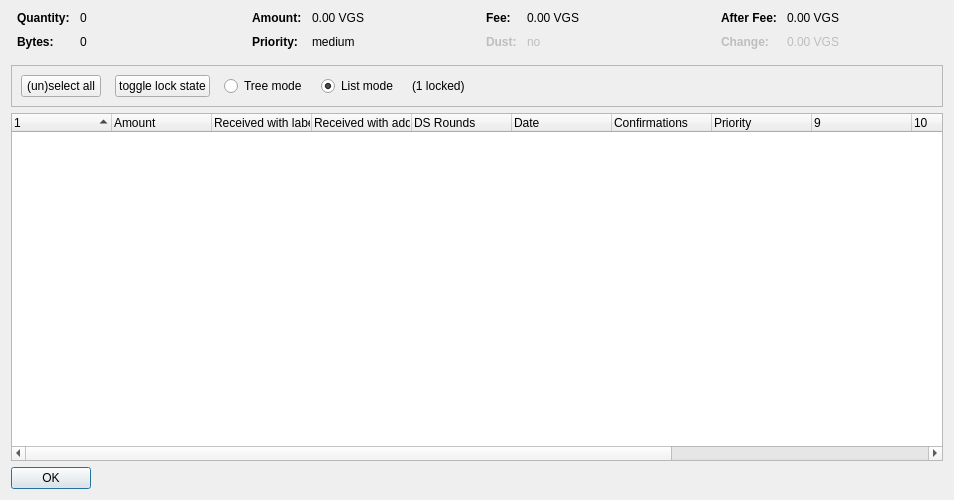
<?xml version="1.0" encoding="UTF-8"?>
<ui version="4.0">
 <class>CoinControlDialog</class>
 <widget class="QDialog" name="CoinControlDialog">
  <property name="geometry">
   <rect>
    <x>0</x>
    <y>0</y>
    <width>954</width>
    <height>500</height>
   </rect>
  </property>
  <property name="windowTitle">
   <string>Coin Selection</string>
  </property>
  <layout class="QVBoxLayout" name="verticalLayout">
   <item>
    <layout class="QHBoxLayout" name="horizontalLayoutTop" stretch="0,0,0,0">
     <property name="topMargin">
      <number>0</number>
     </property>
     <property name="bottomMargin">
      <number>10</number>
     </property>
     <item>
      <layout class="QFormLayout" name="formLayoutCoinControl1">
       <property name="horizontalSpacing">
        <number>10</number>
       </property>
       <property name="verticalSpacing">
        <number>10</number>
       </property>
       <property name="leftMargin">
        <number>6</number>
       </property>
       <property name="rightMargin">
        <number>6</number>
       </property>
       <item row="0" column="0">
        <widget class="QLabel" name="labelCoinControlQuantityText">
         <property name="font">
          <font>
           <weight>75</weight>
           <bold>true</bold>
          </font>
         </property>
         <property name="text">
          <string>Quantity:</string>
         </property>
        </widget>
       </item>
       <item row="0" column="1">
        <widget class="QLabel" name="labelCoinControlQuantity">
         <property name="cursor">
          <cursorShape>IBeamCursor</cursorShape>
         </property>
         <property name="contextMenuPolicy">
          <enum>Qt::ActionsContextMenu</enum>
         </property>
         <property name="text">
          <string notr="true">0</string>
         </property>
         <property name="textInteractionFlags">
          <set>Qt::LinksAccessibleByMouse|Qt::TextSelectableByKeyboard|Qt::TextSelectableByMouse</set>
         </property>
        </widget>
       </item>
       <item row="1" column="0">
        <widget class="QLabel" name="labelCoinControlBytesText">
         <property name="font">
          <font>
           <weight>75</weight>
           <bold>true</bold>
          </font>
         </property>
         <property name="text">
          <string>Bytes:</string>
         </property>
        </widget>
       </item>
       <item row="1" column="1">
        <widget class="QLabel" name="labelCoinControlBytes">
         <property name="cursor">
          <cursorShape>IBeamCursor</cursorShape>
         </property>
         <property name="contextMenuPolicy">
          <enum>Qt::ActionsContextMenu</enum>
         </property>
         <property name="text">
          <string notr="true">0</string>
         </property>
         <property name="textInteractionFlags">
          <set>Qt::LinksAccessibleByMouse|Qt::TextSelectableByKeyboard|Qt::TextSelectableByMouse</set>
         </property>
        </widget>
       </item>
      </layout>
     </item>
     <item>
      <layout class="QFormLayout" name="formLayoutCoinControl2">
       <property name="horizontalSpacing">
        <number>10</number>
       </property>
       <property name="verticalSpacing">
        <number>10</number>
       </property>
       <property name="leftMargin">
        <number>6</number>
       </property>
       <property name="rightMargin">
        <number>6</number>
       </property>
       <item row="0" column="0">
        <widget class="QLabel" name="labelCoinControlAmountText">
         <property name="font">
          <font>
           <weight>75</weight>
           <bold>true</bold>
          </font>
         </property>
         <property name="text">
          <string>Amount:</string>
         </property>
        </widget>
       </item>
       <item row="0" column="1">
        <widget class="QLabel" name="labelCoinControlAmount">
         <property name="cursor">
          <cursorShape>IBeamCursor</cursorShape>
         </property>
         <property name="contextMenuPolicy">
          <enum>Qt::ActionsContextMenu</enum>
         </property>
         <property name="text">
          <string notr="true">0.00 VGS</string>
         </property>
         <property name="textInteractionFlags">
          <set>Qt::LinksAccessibleByMouse|Qt::TextSelectableByKeyboard|Qt::TextSelectableByMouse</set>
         </property>
        </widget>
       </item>
       <item row="1" column="0">
        <widget class="QLabel" name="labelCoinControlPriorityText">
         <property name="font">
          <font>
           <weight>75</weight>
           <bold>true</bold>
          </font>
         </property>
         <property name="text">
          <string>Priority:</string>
         </property>
        </widget>
       </item>
       <item row="1" column="1">
        <widget class="QLabel" name="labelCoinControlPriority">
         <property name="cursor">
          <cursorShape>IBeamCursor</cursorShape>
         </property>
         <property name="contextMenuPolicy">
          <enum>Qt::ActionsContextMenu</enum>
         </property>
         <property name="text">
          <string>medium</string>
         </property>
         <property name="textInteractionFlags">
          <set>Qt::LinksAccessibleByMouse|Qt::TextSelectableByKeyboard|Qt::TextSelectableByMouse</set>
         </property>
        </widget>
       </item>
      </layout>
     </item>
     <item>
      <layout class="QFormLayout" name="formLayoutCoinControl3">
       <property name="horizontalSpacing">
        <number>10</number>
       </property>
       <property name="verticalSpacing">
        <number>10</number>
       </property>
       <property name="leftMargin">
        <number>6</number>
       </property>
       <property name="rightMargin">
        <number>6</number>
       </property>
       <item row="0" column="0">
        <widget class="QLabel" name="labelCoinControlFeeText">
         <property name="font">
          <font>
           <weight>75</weight>
           <bold>true</bold>
          </font>
         </property>
         <property name="text">
          <string>Fee:</string>
         </property>
        </widget>
       </item>
       <item row="0" column="1">
        <widget class="QLabel" name="labelCoinControlFee">
         <property name="cursor">
          <cursorShape>IBeamCursor</cursorShape>
         </property>
         <property name="contextMenuPolicy">
          <enum>Qt::ActionsContextMenu</enum>
         </property>
         <property name="text">
          <string notr="true">0.00 VGS</string>
         </property>
         <property name="textInteractionFlags">
          <set>Qt::LinksAccessibleByMouse|Qt::TextSelectableByKeyboard|Qt::TextSelectableByMouse</set>
         </property>
        </widget>
       </item>
       <item row="1" column="0">
        <widget class="QLabel" name="labelCoinControlLowOutputText">
         <property name="enabled">
          <bool>false</bool>
         </property>
         <property name="font">
          <font>
           <weight>75</weight>
           <bold>true</bold>
          </font>
         </property>
         <property name="text">
          <string>Dust:</string>
         </property>
        </widget>
       </item>
       <item row="1" column="1">
        <widget class="QLabel" name="labelCoinControlLowOutput">
         <property name="enabled">
          <bool>false</bool>
         </property>
         <property name="cursor">
          <cursorShape>IBeamCursor</cursorShape>
         </property>
         <property name="contextMenuPolicy">
          <enum>Qt::ActionsContextMenu</enum>
         </property>
         <property name="text">
          <string>no</string>
         </property>
         <property name="textInteractionFlags">
          <set>Qt::LinksAccessibleByMouse|Qt::TextSelectableByKeyboard|Qt::TextSelectableByMouse</set>
         </property>
        </widget>
       </item>
      </layout>
     </item>
     <item>
      <layout class="QFormLayout" name="formLayoutCoinControl4">
       <property name="horizontalSpacing">
        <number>10</number>
       </property>
       <property name="verticalSpacing">
        <number>10</number>
       </property>
       <property name="leftMargin">
        <number>6</number>
       </property>
       <property name="rightMargin">
        <number>6</number>
       </property>
       <item row="0" column="0">
        <widget class="QLabel" name="labelCoinControlAfterFeeText">
         <property name="font">
          <font>
           <weight>75</weight>
           <bold>true</bold>
          </font>
         </property>
         <property name="text">
          <string>After Fee:</string>
         </property>
        </widget>
       </item>
       <item row="0" column="1">
        <widget class="QLabel" name="labelCoinControlAfterFee">
         <property name="cursor">
          <cursorShape>IBeamCursor</cursorShape>
         </property>
         <property name="contextMenuPolicy">
          <enum>Qt::ActionsContextMenu</enum>
         </property>
         <property name="text">
          <string notr="true">0.00 VGS</string>
         </property>
         <property name="textInteractionFlags">
          <set>Qt::LinksAccessibleByMouse|Qt::TextSelectableByKeyboard|Qt::TextSelectableByMouse</set>
         </property>
        </widget>
       </item>
       <item row="1" column="0">
        <widget class="QLabel" name="labelCoinControlChangeText">
         <property name="enabled">
          <bool>false</bool>
         </property>
         <property name="font">
          <font>
           <weight>75</weight>
           <bold>true</bold>
          </font>
         </property>
         <property name="text">
          <string>Change:</string>
         </property>
        </widget>
       </item>
       <item row="1" column="1">
        <widget class="QLabel" name="labelCoinControlChange">
         <property name="enabled">
          <bool>false</bool>
         </property>
         <property name="cursor">
          <cursorShape>IBeamCursor</cursorShape>
         </property>
         <property name="contextMenuPolicy">
          <enum>Qt::ActionsContextMenu</enum>
         </property>
         <property name="text">
          <string notr="true">0.00 VGS</string>
         </property>
         <property name="textInteractionFlags">
          <set>Qt::LinksAccessibleByMouse|Qt::TextSelectableByKeyboard|Qt::TextSelectableByMouse</set>
         </property>
        </widget>
       </item>
      </layout>
     </item>
    </layout>
   </item>
   <item>
    <widget class="QFrame" name="frame">
     <property name="minimumSize">
      <size>
       <width>0</width>
       <height>40</height>
      </size>
     </property>
     <property name="frameShape">
      <enum>QFrame::StyledPanel</enum>
     </property>
     <property name="frameShadow">
      <enum>QFrame::Sunken</enum>
     </property>
     <layout class="QHBoxLayout" name="horizontalLayout">
      <item>
       <layout class="QHBoxLayout" name="horizontalLayoutPanel" stretch="0,0,0,0,0,0">
        <property name="spacing">
         <number>14</number>
        </property>
        <item>
         <widget class="QPushButton" name="pushButtonSelectAll">
          <property name="sizePolicy">
           <sizepolicy hsizetype="Maximum" vsizetype="Fixed">
            <horstretch>0</horstretch>
            <verstretch>0</verstretch>
           </sizepolicy>
          </property>
          <property name="text">
           <string>(un)select all</string>
          </property>
          <property name="autoDefault">
           <bool>false</bool>
          </property>
         </widget>
        </item>
        <item>
         <widget class="QPushButton" name="pushButtonToggleLock">
          <property name="sizePolicy">
           <sizepolicy hsizetype="Maximum" vsizetype="Fixed">
            <horstretch>0</horstretch>
            <verstretch>0</verstretch>
           </sizepolicy>
          </property>
          <property name="text">
           <string>toggle lock state</string>
          </property>
          <property name="autoDefault">
           <bool>false</bool>
          </property>
         </widget>
        </item>
        <item>
         <widget class="QRadioButton" name="radioTreeMode">
          <property name="sizePolicy">
           <sizepolicy hsizetype="Maximum" vsizetype="Fixed">
            <horstretch>0</horstretch>
            <verstretch>0</verstretch>
           </sizepolicy>
          </property>
          <property name="text">
           <string>Tree mode</string>
          </property>
         </widget>
        </item>
        <item>
         <widget class="QRadioButton" name="radioListMode">
          <property name="sizePolicy">
           <sizepolicy hsizetype="Maximum" vsizetype="Fixed">
            <horstretch>0</horstretch>
            <verstretch>0</verstretch>
           </sizepolicy>
          </property>
          <property name="text">
           <string>List mode</string>
          </property>
          <property name="checked">
           <bool>true</bool>
          </property>
         </widget>
        </item>
        <item>
         <widget class="QLabel" name="labelLocked">
          <property name="text">
           <string>(1 locked)</string>
          </property>
         </widget>
        </item>
        <item>
         <spacer name="horizontalSpacer">
          <property name="orientation">
           <enum>Qt::Horizontal</enum>
          </property>
          <property name="sizeHint" stdset="0">
           <size>
            <width>40</width>
            <height>20</height>
           </size>
          </property>
         </spacer>
        </item>
       </layout>
      </item>
     </layout>
    </widget>
   </item>
   <item>
    <widget class="CoinControlTreeWidget" name="treeWidget">
     <property name="contextMenuPolicy">
      <enum>Qt::CustomContextMenu</enum>
     </property>
     <property name="sortingEnabled">
      <bool>false</bool>
     </property>
     <property name="columnCount">
      <number>13</number>
     </property>
     <attribute name="headerShowSortIndicator" stdset="0">
      <bool>true</bool>
     </attribute>
     <attribute name="headerStretchLastSection">
      <bool>false</bool>
     </attribute>
     <column>
      <property name="text">
       <string/>
      </property>
     </column>
     <column>
      <property name="text">
       <string>Amount</string>
      </property>
     </column>
     <column>
      <property name="text">
       <string>Received with label</string>
      </property>
     </column>
     <column>
      <property name="text">
       <string>Received with address</string>
      </property>
     </column>
     <column>
      <property name="text">
       <string>DS Rounds</string>
      </property>
     </column>
     <column>
      <property name="text">
       <string>Date</string>
      </property>
     </column>
     <column>
      <property name="text">
       <string>Confirmations</string>
      </property>
      <property name="toolTip">
       <string>Confirmed</string>
      </property>
     </column>
     <column>
      <property name="text">
       <string>Priority</string>
      </property>
     </column>
     <column>
      <property name="text">
       <string/>
      </property>
     </column>
     <column>
      <property name="text">
       <string/>
      </property>
     </column>
     <column>
      <property name="text">
       <string/>
      </property>
     </column>
     <column>
      <property name="text">
       <string/>
      </property>
     </column>
     <column>
      <property name="text">
       <string/>
      </property>
     </column>
    </widget>
   </item>
   <item>
    <widget class="QDialogButtonBox" name="buttonBox">
     <property name="sizePolicy">
      <sizepolicy hsizetype="Maximum" vsizetype="Fixed">
       <horstretch>0</horstretch>
       <verstretch>0</verstretch>
      </sizepolicy>
     </property>
     <property name="orientation">
      <enum>Qt::Horizontal</enum>
     </property>
     <property name="standardButtons">
      <set>QDialogButtonBox::Ok</set>
     </property>
    </widget>
   </item>
  </layout>
 </widget>
 <customwidgets>
  <customwidget>
   <class>CoinControlTreeWidget</class>
   <extends>QTreeWidget</extends>
   <header>coincontroltreewidget.h</header>
  </customwidget>
 </customwidgets>
 <resources/>
 <connections/>
</ui>
